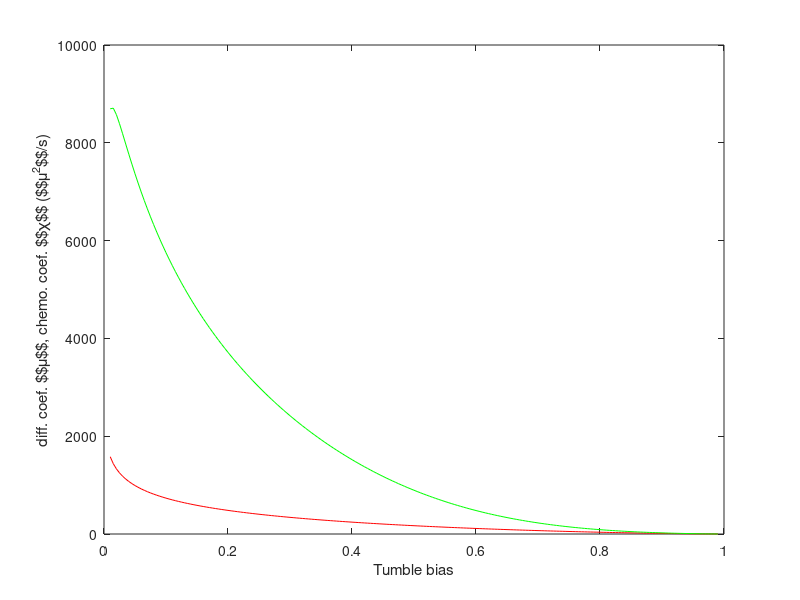

Reproduce this figure in MATLAB.
%%relantion TB vs mu and chi
dCWBias=0.005; CWBias=0.01:dCWBias:0.99;

g1=40;g2=40;
Kd      =  3.06;
w       =  1.3;
Yp=g2*Kd./(g2-g1/2+log(1./CWBias-1))-Kd;
deltaG  =  g1/4-g2/2*(Yp./(Kd+Yp));
lambdaT   =  w*exp(deltaG);
lambdaR  =  w*exp(-deltaG);
CWBias  =  ((lambdaR)./((lambdaT)+(lambdaR)));
alpha=6;
a=Yp/alpha;
Drot=0.062*2;
tauR=1./(Drot+lambdaR);
v=25*4/pi;%2D run speed 26um/s
theta=1-0.33;
Diff=v^2*(1-CWBias)./3./(lambdaR*theta+Drot);
lambdaRdiff=-(lambdaR).*a.*(a-1).*(alpha*g2*Kd)./(2*(Kd+alpha*a).^2); 
tau=20*exp(-6*CWBias);
N=6;
%  tau=0;
ki=theta*v^2*N*tau.*(lambdaRdiff./(1+lambdaR./lambdaT)./(lambdaR*theta+Drot))./(1+tau.*(lambdaR+Drot))/3;
plot(CWBias,Diff,'r',CWBias,ki,'g');
xlabel('Tumble bias'); ylabel('diff. coef. $$\mu$$, chemo. coef. $$\chi$$ ($$\mu^2$$/s)');